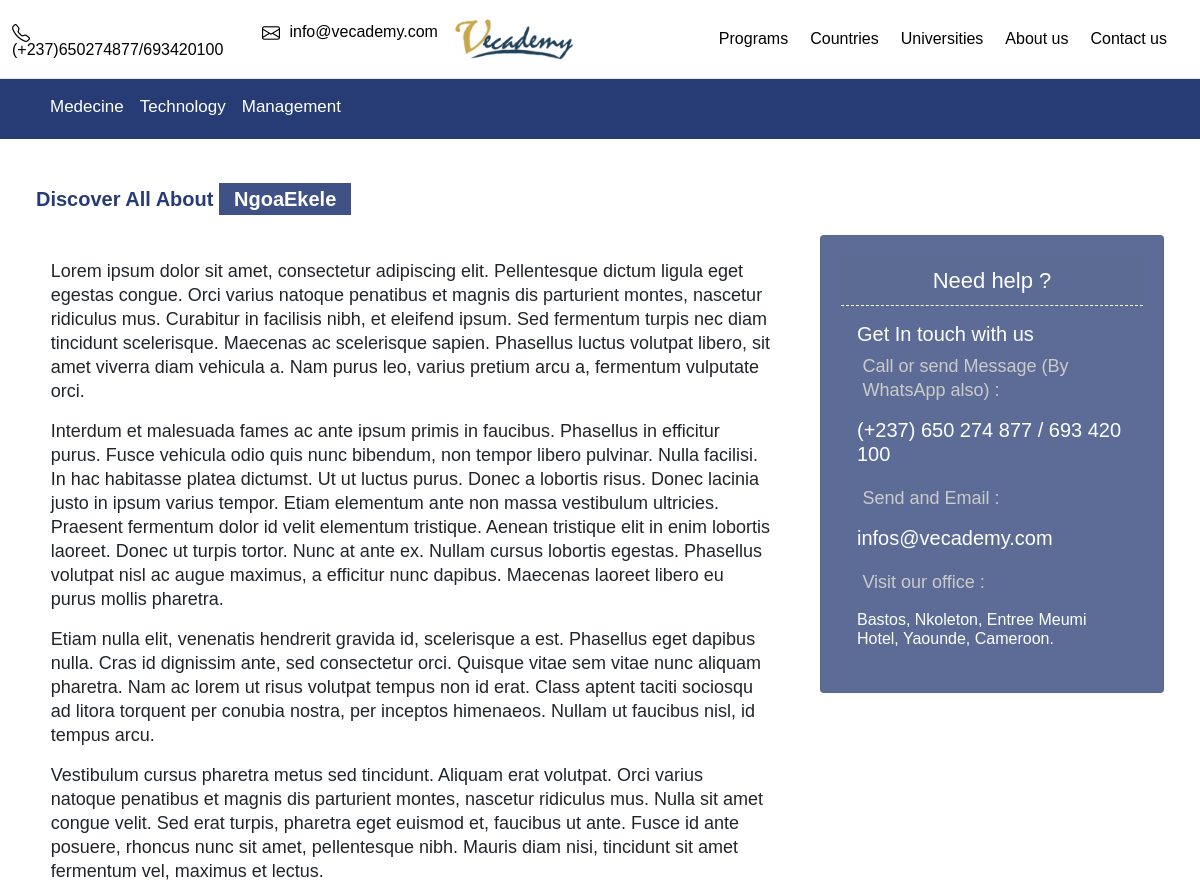
Page /universities/NgoaEkele/ (upper part) on the earlier database version.
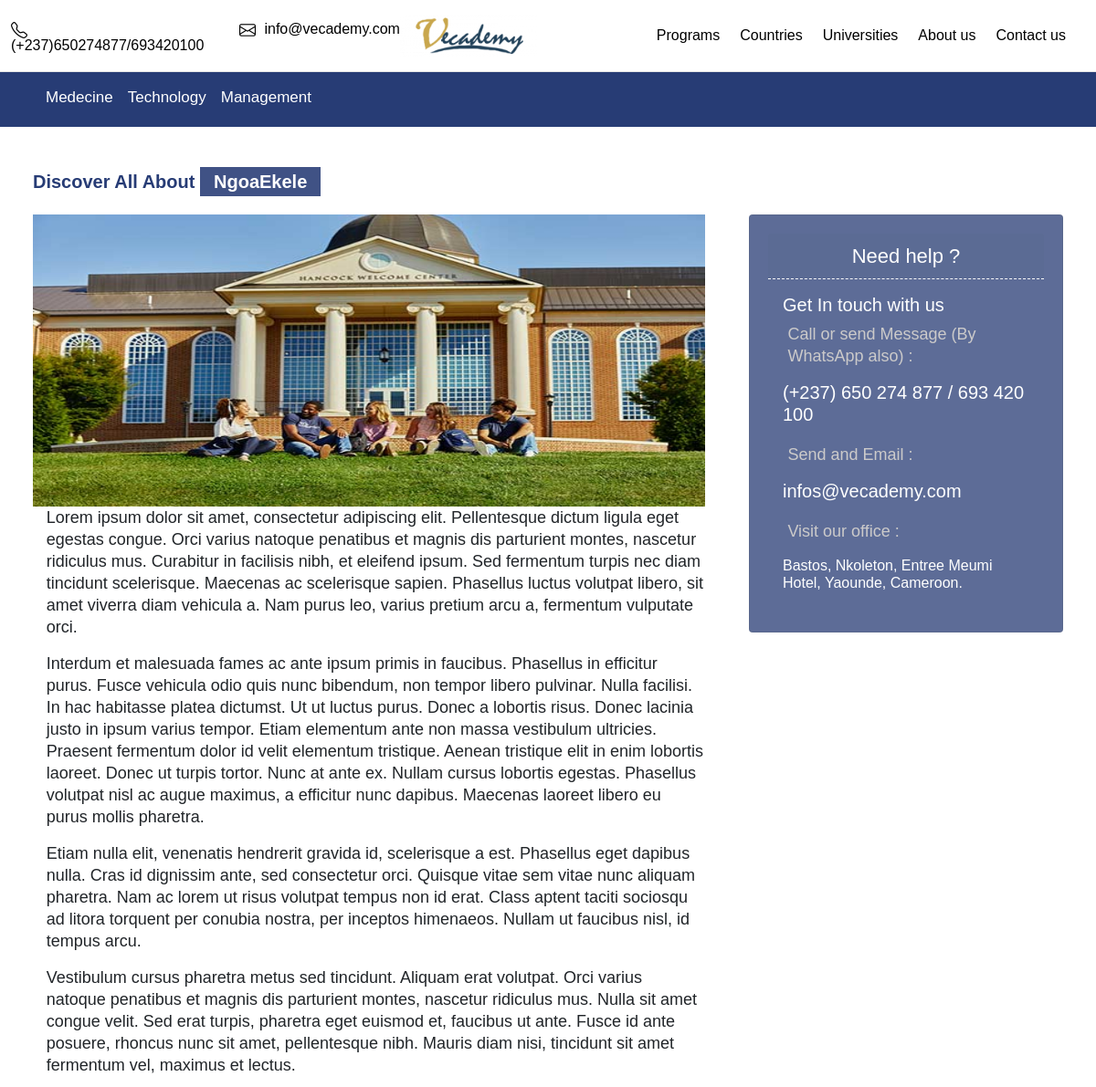
Same page on the later database version.
### main/models.py (models this page shows, shortened)
class ProgramCategory(models.Model):
    program_category_title = models.CharField(max_length=254, null= True, blank=True)
    program_category_description = RichTextField(null = True, blank = True)
    program_category_image = models.ImageField(default = 'default', upload_to = 'programs-images/%Y/%m/%d/')
    date_created = models.DateTimeField(auto_now_add=True, blank=True, null=True)
    last_update = models.DateTimeField(null=True, blank=True)
    set_draft = models.BooleanField(default=True)
    set_featured = models.BooleanField(default=False)
    class Meta:
        verbose_name = 'Program Category'
        verbose_name_plural = 'Program Categories'

class University(models.Model):
    university_name = models.CharField(max_length=254, null=True, blank=True)
    chose_country = models.ForeignKey(Country, on_delete=models.PROTECT, null=True, blank=True)
    university_logo = models.ImageField(default = 'default.png', upload_to = 'universities-images/%Y/%m/%d/')
    university_image = models.ImageField(default = 'default.png', upload_to = 'universities-images/%Y/%m/%d/')
    university_description = RichTextField(blank = True, null = True)
    date_created = models.DateTimeField(auto_now_add=True, blank=True, null=True)
    last_update = models.DateTimeField(null=True, blank=True)
    set_draft = models.BooleanField(default=True)
    class Meta:
        verbose_name = 'University'
        verbose_name_plural = 'Universities'

### main/views.py (the view)
# urls.py: path('universities/<str:university_url>/', views.singleUniversity, name='signle-university'),
def singleUniversity(request, university_url):
    category_to_navebar = ProgramCategory.objects.all().filter(set_draft = False, set_featured = True)
    program_to_form = Program.objects.all().filter(set_draft = False)
    featured_post = BlogPost.objects.all().filter(set_draft = False, set_featured = True).order_by('-date_created')[:8]
    single_university = University.objects.get(university_name=university_url, set_draft = False)
    university_fact = single_university.universityfact_set.all().filter(set_draft = False)
    university_program = single_university.program_set.all().filter(set_draft = False)
    university_program_count = university_program.count()
    context = {
        'program_to_form':program_to_form,
        'featured_post':featured_post,
        'university_program_count':university_program_count,
        'university_program':university_program,
        'university_fact':university_fact,
        'single_university':single_university,
        'category_to_navebar':category_to_navebar,
    }
    return render(request, 'main/single-university.html', context)

### main/templates/main/single-university.html (shortened to what this page needs)
{% extends 'main/index.html' %} {% load static %} {% block contain%}
<main>
    <div class="p-4 mt-4">
        <div class="container-fluid">
            <h3 class="main-color mb-4">Discover All About
                <span style="background-color: #273c75e1; padding: 5px 15px 5px 15px; color: white;">{{single_university.university_name}}</span>
            </h3>
            <div class="row g-5">
                <div class="col-lg-8 col-md-7 col-12">
                    <div class="row g-5">
                        <div class="col-lg-12">
                            {% include 'main/single-university-contain.html' %}
                        </div>
                    </div>
                </div>
                <div class="col-lg-4 col-md-5">
                    <div class="position-sticky" style="top: 2rem;">
                        {% include 'main/page-sidebar.html' %}
                    </div>
                </div>
            </div>
        </div>
    </div>
</main>
{% endblock %}

### main/templates/main/index.html (shortened to what this page needs)
{% load static %}
{% load fontawesome_5 %}
<!DOCTYPE html>
<head>
    {% fontawesome_5_static %}
    <link href="https://cdn.jsdelivr.net/npm/bootstrap@5.0.2/dist/css/bootstrap.min.css" rel="stylesheet">
    <link rel="stylesheet" href="{% static 'css/bootstrap.min.css' %}" />
    <link rel="stylesheet" href="{% static 'css/main.css' %}" />
    <link rel="stylesheet" href="https://cdn.jsdelivr.net/npm/bootstrap-icons@1.5.0/font/bootstrap-icons.css">
</head>
<body>
    {% include 'main/toolbar-navbar.html' %}
    {% block contain %} {% endblock %}
</body>
</html>

### main/templates/main/toolbar-navbar.html
{% load static %}
{% include 'main/toolbar.html' %}
{% include 'main/navbar.html' %}

### main/templates/main/toolbar.html (shortened to what this page needs)
{% load static %}
<header class="toolbar py-3 d-none d-lg-block d-xl-block d-xxl-block">
    <div class="container-fluid">
        <div class="row flex-nowrap justify-content-between align-items-center">
            <div class="col-5 pt-1">
                <div class="row">
                    <div class="col-lg-6">
                        <i class="bi bi-telephone"></i>
                        <span>(+237)650274877/693420100</span>
                    </div>
                    <div class="col-lg-5">
                        <i class="bi bi-envelope"></i></i>
                        <span>info@vecademy.com</span>
                    </div>
                </div>
            </div>
            <div class="col-1 d-flex justify-content-end align-items-center">
                <a href="{% url 'index' %}"><img src="{% static 'images/logo.png' %}" alt=""></a>
            </div>
            <div class="col-6 d-flex justify-content-end align-items-center">
                <ul class="nav">
                    <li class="nav-items">
                        <a class="nav-link" href="{% url 'programs' %}">Programs</a>
                    </li>
                    <li class="nav-items">
                        <a class="nav-link" href="{% url 'countries' %}">Countries</a>
                    </li>
                    <li class="nav-items">
                        <a class="nav-link" href="{% url 'universitis' %}">Universities</a>
                    </li>
                    <li class="nav-items">
                        <a class="nav-link" href="{% url 'about' %}">About us</a>
                    </li>
                    <li class="nav-item">
                        <a class="nav-link" href="{% url 'contact' %}">Contact us</a>
                    </li>
                </ul>
            </div>
        </div>
    </div>
</header>

### main/templates/main/navbar.html
{% load static %}
{% if category_to_navebar %}
<div class="main-bg-color py-2">
    <div class="container">
        <div class="nav-scroller">
            <nav class="nav">
                {% for item in category_to_navebar %}
                <a class="p-2 text-white" href="{% url 'single-category' item.program_category_title %}">{{item.program_category_title}}</a>
                {% endfor %}
            </nav>
        </div>
    </div>
</div>
{% endif %}

### main/templates/main/single-university-contain.html (shortened to what this page needs)
{% load static %}
<div class="service-details">
    <div class="row mb-30 g-3">
        <div class="col-lg-12">
            <div class="service-single-img">
                <img style="width: 100%; max-height: 320px;" src="{{single_university.university_image.url}}" alt="{{single_country.country_name}}">
            </div>
        </div>
    </div>
    <div class="row g-3">
        <div class="col-lg-12">
            <div class="content-body">
                {{single_university.university_description|safe}}
            </div>
        </div>
    </div>
</div>

### main/templates/main/page-sidebar.html
{% load static %}
<div class="row g-3">
    <div class="col-xxl-12 col-xl-12, col-lg-12 col-md-12 col-sm-12, col-12-xs-12">
        <div style="opacity: 0.75; padding: 20px;" class="card text-white main-bg-color mb-3" style="max-width: 18rem;">
            <div style="font-size: 22px; border-bottom: 1px dashed white;" class="card-header text-center">Need help ?</div>
            <div class="card-body">
                <h5 class="card-title">Get In touch with us</h5>
                <p style="color: rgb(187, 185, 185);" class="card-text">Call or send Message (By WhatsApp also) :</p>
                <h5 style="color: white; margin-top: 5px;">(+237) 650 274 877 / 693 420 100</h5>
                <p style="color: rgb(187, 185, 185); margin-top: 20px;" class="card-text">Send and Email :</p>
                <h5 style="color: white; margin-top: 5px;">infos@vecademy.com</h5>
                <p style="color: rgb(187, 185, 185); margin-top: 20px;" class="card-text">Visit our office :</p>
                <h6 style="color: white; margin-top: 5px;">Bastos, Nkoleton, Entree Meumi Hotel, Yaounde, Cameroon.</h6>
            </div>
        </div>
    </div>
</div>

### main/templates/main/newsletter.html (shortened to what this page needs)
{% load static %}

### main/templates/main/footer.html (shortened to what this page needs)
{% load static %}

### static/css/main.css (style rules this page uses)
body { font-family: proxima-nova, Helvetica, Arial, sans-serif; }
h3 { font-family: proxima-nova, Helvetica, Arial, sans-serif; font-weight: 600; line-height: 24px; font-size: 20px; }
p { font-family: proxima-nova, Helvetica, Arial, sans-serif; font-weight: 400; line-height: 24px; font-size: 18px; padding-left: 2%; }
.main-bg-color { background-color: #273c75; }
.main-color { color: #273c75; text-decoration: none; }
.toolbar { background-color: #ffffff; line-height: 1; border-bottom: 1px solid #e5e5e5; }
.toolbar i { font-size: 18px; margin-right: 5px; color: #000000; }
.toolbar span { font-size: 16px; margin-right: 5px; color: #000000; }
.toolbar ul li a { font-size: 16px; margin-left: -15px; margin-right: 5px; color: #000000; }
.toolbar img { max-width: 150px; }
.item-container i, span { color: #ffffff; }
.nav-scroller { position: relative; z-index: 2; height: 2.75rem; overflow-y: hidden; }
.nav-scroller .nav { display: flex; flex-wrap: nowrap; padding-bottom: 1rem; margin-top: -1px; overflow-x: auto; text-align: center; white-space: nowrap; -webkit-overflow-scrolling: touch; }
.nav-scroller .nav a { text-decoration: none; font-size: 17px; color: #273c75; font-weight: 500; }
.bi { vertical-align: -.125em; fill: currentColor; }

Differences in the rows shown:
changed University "NgoaEkele": university_image: picture added
